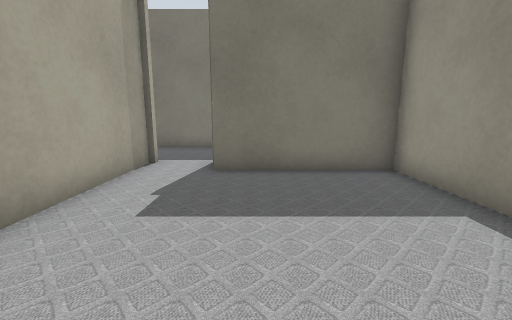
[1] (above)

22 first-person views from a walk through a world built for the Gazebo simulator. The camera is 0.72 m above the floor, tilts 10° down and sees 90° across. The lines on the ground mark 1 m squares. The floor is counted in squares, 0.5 m on a side. Each view is taken from the middle of a square. On the plan, view 1 faces up. The plan holds only what a view shows up to about 13 squares ahead; the rest is blank. The place goes on beyond the plan.

[2]
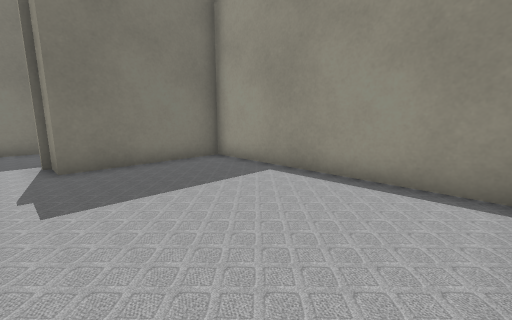

[3]
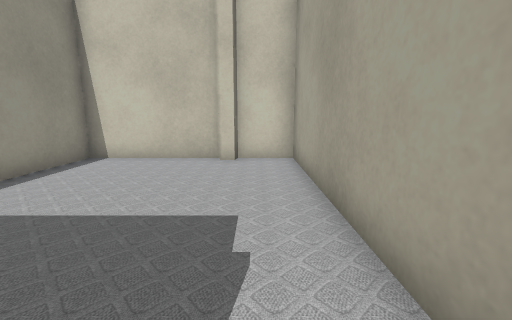

[4]
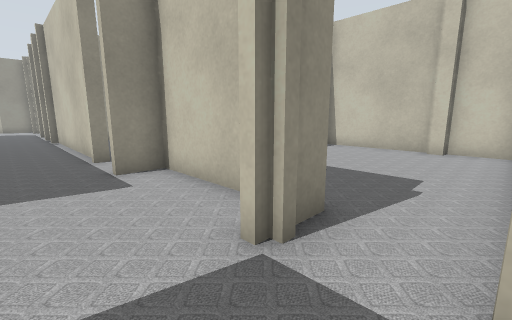

[5]
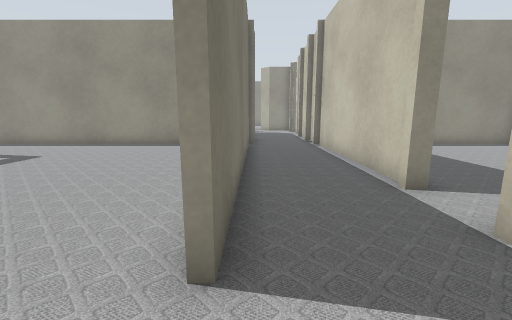

[6]
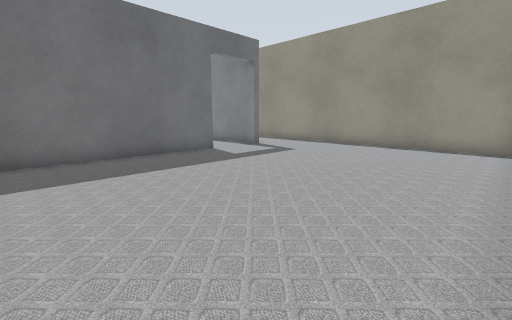

[7]
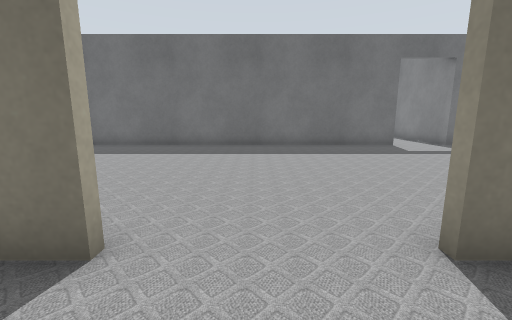

[8]
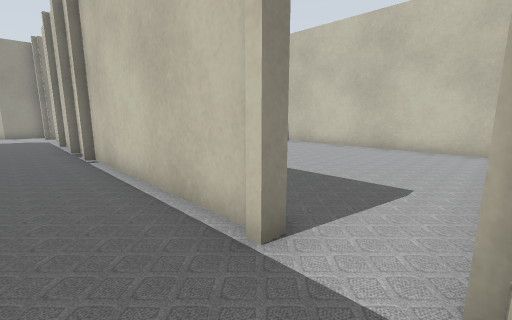

[9]
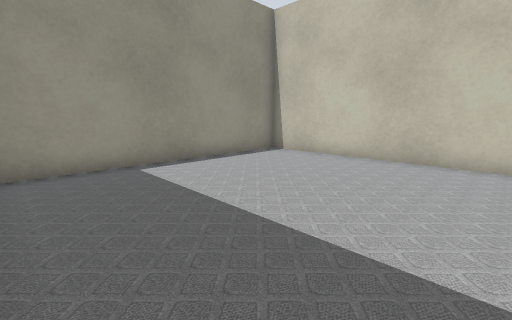

[10]
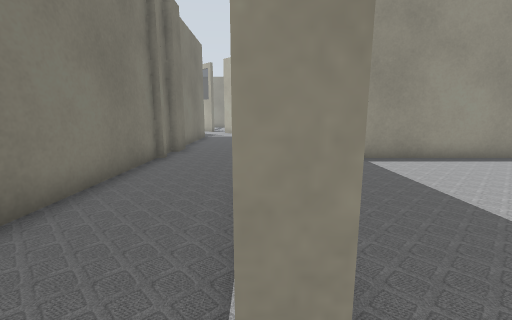

[11]
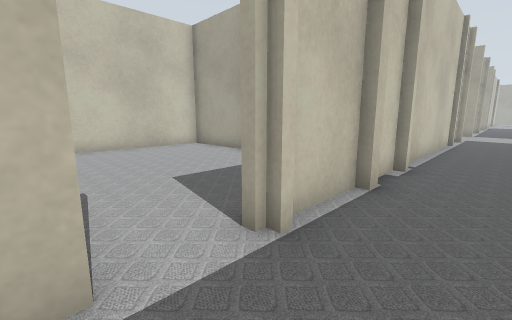

[12]
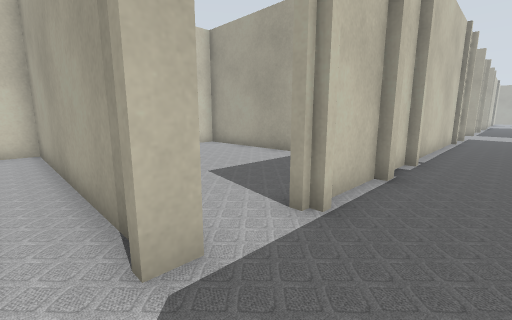

[13]
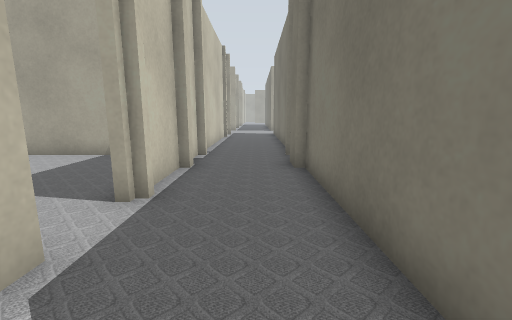

[14]
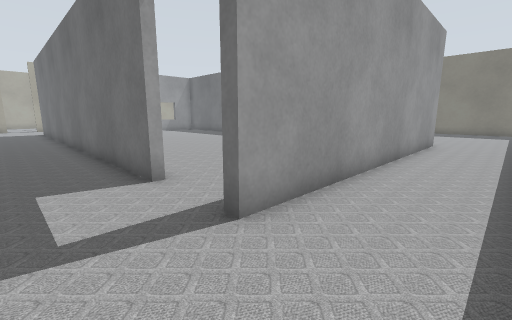

[15]
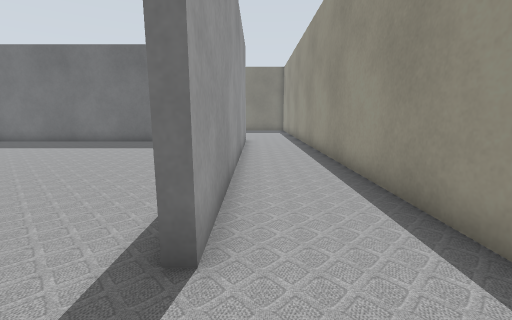

[16]
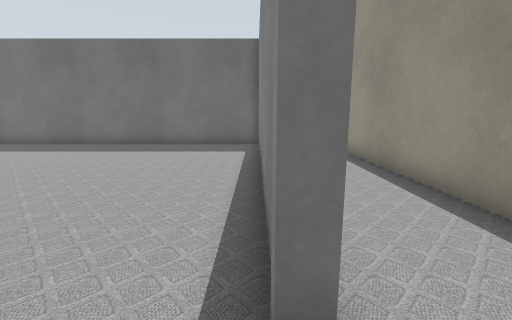

[17]
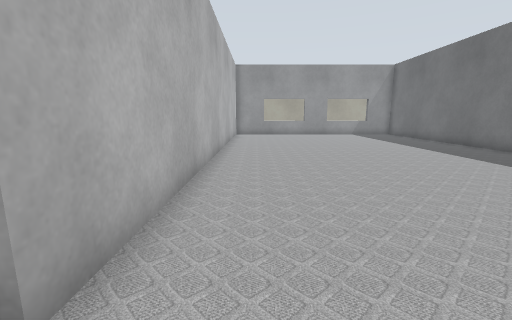

[18]
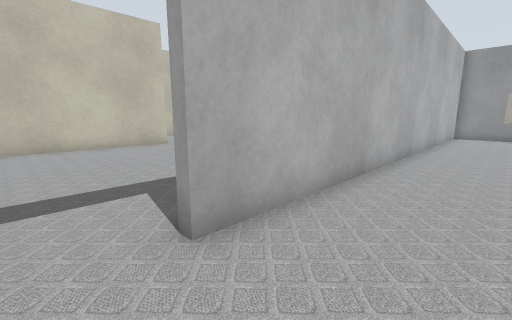

[19]
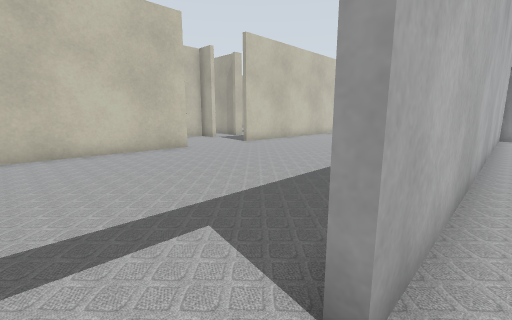

[20]
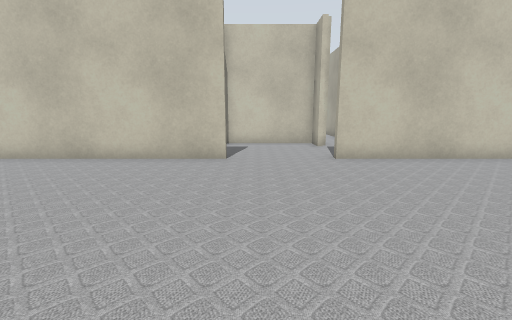

[21]
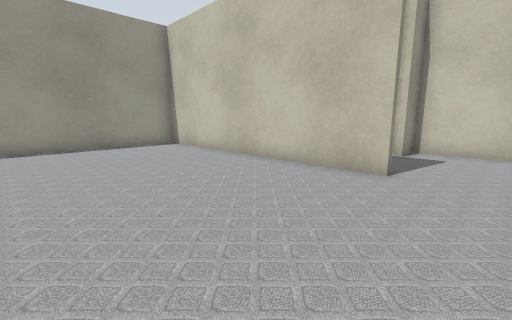

[22]
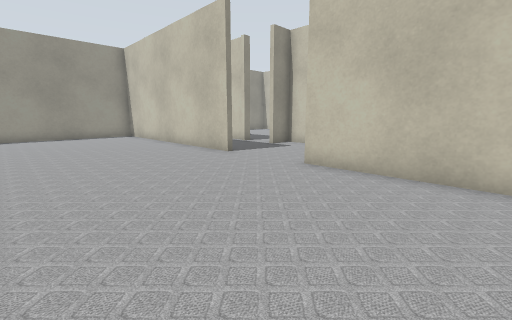

### Floor plan
Points are (right, up) in squares from view 1. A wall is a line through its corners. A room is listed if a view was taken in it or the views show most of it. See-through windows are left out.
Room 1 (views 1, 2)
walls: (-0.9, -1.6) (3.7, -1.6) (3.7, 6.6) (-1.1, 6.6); (-3.3, 6.6) (-3.3, -1.6) (-1.3, -1.6) (-1.3, -1.2) (-0.8, -1.2)
ways out: opening at (-2, 7.5) to room 2
Room 2 (views 3, 4)
walls: (-3.3, 7.8) (-3.3, 6.6); (-1.2, 8.1) (-0.9, 8.1); (-1.1, 6.6) (-1.1, 7.8); (-0.6, 11.4) (-4.5, 11.4)
ways out: opening at (-2, 7.5) to room 1; opening at (-1, 9.5) to room 4
Room 3 (views 5, 6, 14, 15, 16, 20, 21, 22)
walls: (7.6, 21.2) (-5.5, 21.2); (2.9, 11.6) (13.5, 11.6) (13.5, 32.6); (-5.5, 11.6) (-0.6, 11.6); (10.4, 33.2) (10.4, 21.2) (10.1, 21.2)
ways out: opening at (1, 11.5) to room 4; open door at (9, 21) to room 7; opening at (12, 34)
Room 4 (views 7, 8, 11)
walls: (13.8, 4.8) (13.8, -1.6) (19.1, -1.6); (16, 7.9) (18.5, 7.9); (15.6, 8.1) (16.1, 8.1); (13.8, 7.9) (15.8, 7.9); (16.1, 11.1) (15, 11.1); (15.1, 11.4) (14.5, 11.4); (13.6, 11.4) (2.9, 11.4); (20.6, 7.9) (21.4, 7.9); (21.9, 11.4) (16, 11.4); (5.8, 7.9) (13.5, 7.9); (-0.9, 8.1) (-0.9, 6.9) (3.7, 6.9) (3.7, 8.1)
ways out: opening at (-1, 9.5) to room 2; opening at (1, 11.5) to room 3; opening at (5, 8) to room 5; opening at (21, 9) to room 6
Room 5 (views 9, 10)
walls: (5.8, 7.6) (5.8, 7.9); (4.4, -1.6) (13.5, -1.6) (13.5, 7.1)
ways out: opening at (5, 8) to room 4
Room 6 (views 12, 13)
walls: (21.1, 7.1) (21.1, -1.6) (22.1, -1.6)
ways out: opening at (21, 9) to room 4
Room 7 (views 17, 18, 19)
walls: (10.1, 31.2) (10.1, 32); (-5.5, 21.5) (7.6, 21.5); (10.1, 21.2) (10.1, 29.2); (10.3, 32.9) (-4.6, 32.9)
ways out: open door at (9, 21) to room 3

Where each view was taken, in squares from view 1:
view 1: 0 up, 0 right, facing up
view 2: 1 down, 2 left, facing up-right
view 3: 7 up, 2 left, facing down
view 4: 10 up, 3 left, facing down-right
view 5: 11 up, 1 right, facing right
view 6: 12 up, 1 right, facing up-right
view 7: 9 up, 1 right, facing up
view 8: 10 up, 4 right, facing down-right
view 9: 7 up, 6 right, facing down-right
view 10: 8 up, 5 right, facing right
view 11: 10 up, 21 right, facing down-left
view 12: 10 up, 22 right, facing down-left
view 13: 10 up, 23 right, facing left
view 14: 19 up, 13 right, facing up-left
view 15: 19 up, 11 right, facing up
view 16: 20 up, 10 right, facing up
view 17: 23 up, 9 right, facing left
view 18: 24 up, 9 right, facing down-left
view 19: 22 up, 9 right, facing down-left
view 20: 20 up, 2 right, facing down
view 21: 18 up, 1 right, facing down-right
view 22: 18 up, 5 left, facing down-right
